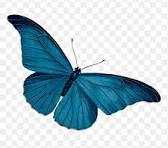
#> input picture practice/butterfly.png, 168 x 148 px
$ python image.py
#> lines starting #> are read from the running program, lines starting #| are printed output that depends on the picture; after the words box and inside, x2 and y2 are one past the last pixel; in counts of white or black regions, pixels touching at a corner belong together
import cv2

img = cv2.imread("butterfly.png", 1)
#> img is the input picture: shape (148, 168, 3); mean B, G, R 207.1, 198.4, 178.5
print(img.shape)
#| (148, 168, 3)
print(img[0][0][0])
#| 250
for _ in range(10):
    img[0, _, :] = 0
#> img: shape (148, 168, 3); 0.04% of pixels changed, all inside (x1, y1, x2, y2) = (0, 0, 10, 1)

print(img)
#> (printed output is left out)
resize_img = cv2.resize(img, (int(img.shape[1] * 3), int(img.shape[0] * 3)))
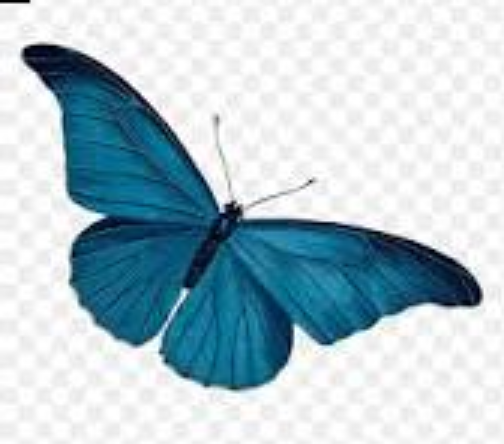
#> resize_img: shape (444, 504, 3); mean B, G, R 206.9, 198.2, 178.3
cv2.imshow("Butter fly", resize_img)
cv2.waitKey(0)
cv2.destroyAllWindows()
